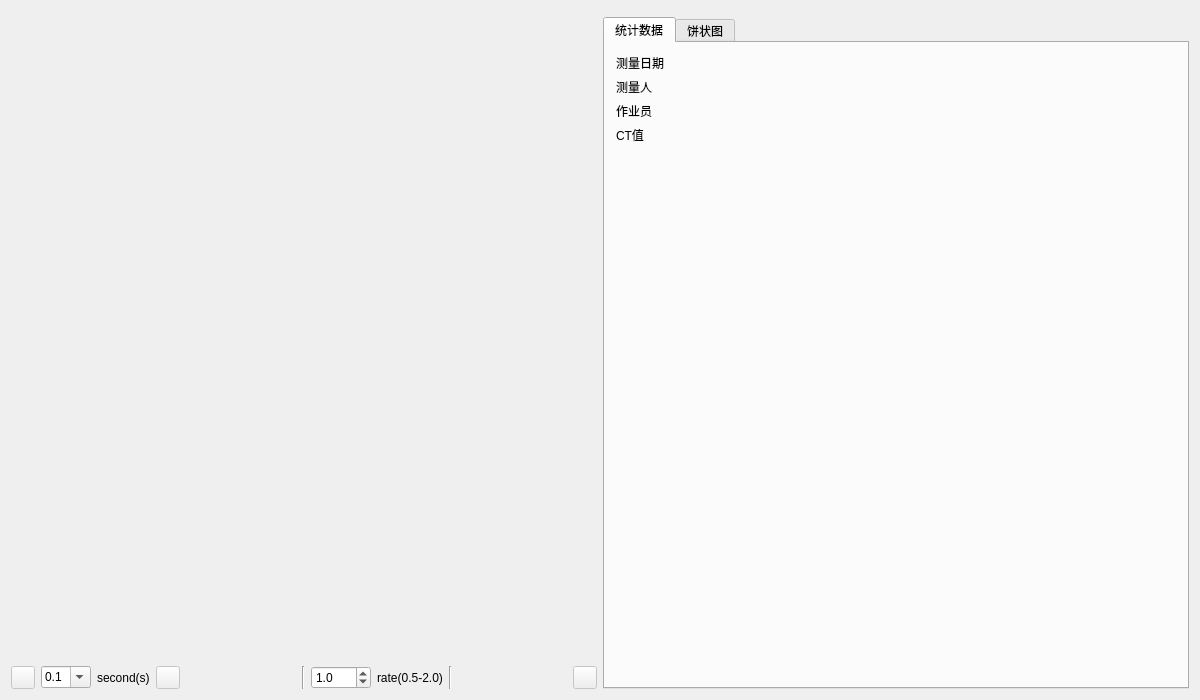
<?xml version="1.0" encoding="UTF-8"?>
<ui version="4.0">
 <class>VideoAnalysis</class>
 <widget class="VideoAnalysis" name="VideoAnalysis">
  <property name="geometry">
   <rect>
    <x>0</x>
    <y>0</y>
    <width>1200</width>
    <height>700</height>
   </rect>
  </property>
  <layout class="QVBoxLayout" name="verticalLayout_3">
   <item>
    <widget class="FormWidget" name="form" native="true"/>
   </item>
   <item>
    <layout class="QHBoxLayout" name="horizontalLayout_4">
     <item>
      <layout class="QVBoxLayout" name="verticalLayout" stretch="1,0">
       <property name="spacing">
        <number>1</number>
       </property>
       <item>
        <widget class="video_widget" name="video_player" native="true"/>
       </item>
       <item>
        <layout class="QHBoxLayout" name="horizontalLayout">
         <property name="sizeConstraint">
          <enum>QLayout::SetMinimumSize</enum>
         </property>
         <item>
          <widget class="QToolButton" name="button_sec_backward">
           <property name="enabled">
            <bool>false</bool>
           </property>
           <property name="text">
            <string/>
           </property>
           <property name="checkable">
            <bool>false</bool>
           </property>
          </widget>
         </item>
         <item>
          <widget class="QComboBox" name="combo_second">
           <property name="sizePolicy">
            <sizepolicy hsizetype="MinimumExpanding" vsizetype="Fixed">
             <horstretch>0</horstretch>
             <verstretch>0</verstretch>
            </sizepolicy>
           </property>
           <property name="maximumSize">
            <size>
             <width>50</width>
             <height>16777215</height>
            </size>
           </property>
           <property name="editable">
            <bool>true</bool>
           </property>
           <item>
            <property name="text">
             <string>0.1</string>
            </property>
           </item>
           <item>
            <property name="text">
             <string>1</string>
            </property>
           </item>
           <item>
            <property name="text">
             <string>10</string>
            </property>
           </item>
          </widget>
         </item>
         <item>
          <widget class="QLabel" name="label">
           <property name="maximumSize">
            <size>
             <width>80</width>
             <height>16777215</height>
            </size>
           </property>
           <property name="text">
            <string>second(s)</string>
           </property>
          </widget>
         </item>
         <item>
          <widget class="QToolButton" name="button_sec_forward">
           <property name="enabled">
            <bool>false</bool>
           </property>
           <property name="toolTip">
            <string>&lt;html&gt;&lt;head/&gt;&lt;body&gt;&lt;p&gt;&lt;br/&gt;&lt;/p&gt;&lt;/body&gt;&lt;/html&gt;</string>
           </property>
           <property name="text">
            <string/>
           </property>
          </widget>
         </item>
         <item>
          <spacer name="horizontalSpacer">
           <property name="orientation">
            <enum>Qt::Horizontal</enum>
           </property>
           <property name="sizeHint" stdset="0">
            <size>
             <width>40</width>
             <height>20</height>
            </size>
           </property>
          </spacer>
         </item>
         <item>
          <widget class="Line" name="line_6">
           <property name="orientation">
            <enum>Qt::Vertical</enum>
           </property>
          </widget>
         </item>
         <item>
          <widget class="QDoubleSpinBox" name="spinbox_rate">
           <property name="minimumSize">
            <size>
             <width>60</width>
             <height>0</height>
            </size>
           </property>
           <property name="maximumSize">
            <size>
             <width>60</width>
             <height>16777215</height>
            </size>
           </property>
           <property name="decimals">
            <number>1</number>
           </property>
           <property name="minimum">
            <double>0.500000000000000</double>
           </property>
           <property name="maximum">
            <double>2.000000000000000</double>
           </property>
           <property name="singleStep">
            <double>0.100000000000000</double>
           </property>
           <property name="value">
            <double>1.000000000000000</double>
           </property>
          </widget>
         </item>
         <item>
          <widget class="QLabel" name="label_2">
           <property name="text">
            <string>rate(0.5-2.0)</string>
           </property>
          </widget>
         </item>
         <item>
          <widget class="Line" name="line">
           <property name="orientation">
            <enum>Qt::Vertical</enum>
           </property>
          </widget>
         </item>
         <item>
          <spacer name="horizontalSpacer_6">
           <property name="orientation">
            <enum>Qt::Horizontal</enum>
           </property>
           <property name="sizeHint" stdset="0">
            <size>
             <width>40</width>
             <height>20</height>
            </size>
           </property>
          </spacer>
         </item>
         <item>
          <widget class="QToolButton" name="button_mark">
           <property name="enabled">
            <bool>false</bool>
           </property>
           <property name="toolTip">
            <string>&lt;html&gt;&lt;head/&gt;&lt;body&gt;&lt;p&gt;标记(Ctrl + M)&lt;/p&gt;&lt;/body&gt;&lt;/html&gt;</string>
           </property>
           <property name="styleSheet">
            <string notr="true"/>
           </property>
           <property name="text">
            <string/>
           </property>
           <property name="icon">
            <iconset>
             <normaloff>../icon/mark.png</normaloff>../icon/mark.png</iconset>
           </property>
          </widget>
         </item>
        </layout>
       </item>
      </layout>
     </item>
     <item>
      <widget class="QTabWidget" name="chart">
       <property name="currentIndex">
        <number>0</number>
       </property>
       <widget class="QWidget" name="stats">
        <attribute name="title">
         <string>统计数据</string>
        </attribute>
        <layout class="QVBoxLayout" name="verticalLayout_2">
         <item>
          <layout class="QHBoxLayout" name="horizontalLayout_2">
           <item>
            <layout class="QGridLayout" name="gridLayout">
             <item row="0" column="0">
              <widget class="QLabel" name="label_5">
               <property name="minimumSize">
                <size>
                 <width>65</width>
                 <height>0</height>
                </size>
               </property>
               <property name="text">
                <string>测量日期</string>
               </property>
              </widget>
             </item>
             <item row="0" column="1">
              <widget class="QLabel" name="measure_date">
               <property name="minimumSize">
                <size>
                 <width>80</width>
                 <height>0</height>
                </size>
               </property>
               <property name="text">
                <string/>
               </property>
              </widget>
             </item>
             <item row="1" column="0">
              <widget class="QLabel" name="label_7">
               <property name="minimumSize">
                <size>
                 <width>65</width>
                 <height>0</height>
                </size>
               </property>
               <property name="text">
                <string>测量人</string>
               </property>
              </widget>
             </item>
             <item row="1" column="1">
              <widget class="QLabel" name="measure_man">
               <property name="minimumSize">
                <size>
                 <width>80</width>
                 <height>0</height>
                </size>
               </property>
               <property name="text">
                <string/>
               </property>
              </widget>
             </item>
             <item row="2" column="0">
              <widget class="QLabel" name="label_9">
               <property name="minimumSize">
                <size>
                 <width>65</width>
                 <height>0</height>
                </size>
               </property>
               <property name="text">
                <string>作业员</string>
               </property>
              </widget>
             </item>
             <item row="2" column="1">
              <widget class="QLabel" name="task_man">
               <property name="minimumSize">
                <size>
                 <width>80</width>
                 <height>0</height>
                </size>
               </property>
               <property name="text">
                <string/>
               </property>
              </widget>
             </item>
             <item row="3" column="0">
              <widget class="QLabel" name="label_10">
               <property name="minimumSize">
                <size>
                 <width>65</width>
                 <height>0</height>
                </size>
               </property>
               <property name="text">
                <string>CT值</string>
               </property>
              </widget>
             </item>
             <item row="3" column="1">
              <widget class="QLabel" name="ct_value">
               <property name="minimumSize">
                <size>
                 <width>80</width>
                 <height>0</height>
                </size>
               </property>
               <property name="text">
                <string/>
               </property>
              </widget>
             </item>
            </layout>
           </item>
           <item>
            <spacer name="horizontalSpacer_2">
             <property name="orientation">
              <enum>Qt::Horizontal</enum>
             </property>
             <property name="sizeHint" stdset="0">
              <size>
               <width>13</width>
               <height>73</height>
              </size>
             </property>
            </spacer>
           </item>
          </layout>
         </item>
         <item>
          <spacer name="verticalSpacer">
           <property name="orientation">
            <enum>Qt::Vertical</enum>
           </property>
           <property name="sizeHint" stdset="0">
            <size>
             <width>20</width>
             <height>166</height>
            </size>
           </property>
          </spacer>
         </item>
        </layout>
       </widget>
       <widget class="QWidget" name="pie">
        <attribute name="title">
         <string>饼状图</string>
        </attribute>
        <layout class="QHBoxLayout" name="horizontalLayout_3" stretch="7,10">
         <property name="spacing">
          <number>0</number>
         </property>
         <property name="leftMargin">
          <number>0</number>
         </property>
         <property name="topMargin">
          <number>0</number>
         </property>
         <property name="rightMargin">
          <number>0</number>
         </property>
         <property name="bottomMargin">
          <number>0</number>
         </property>
         <item>
          <widget class="QtCharts::QChartView" name="efficiency_view"/>
         </item>
         <item>
          <widget class="QtCharts::QChartView" name="operation_type_view"/>
         </item>
        </layout>
       </widget>
      </widget>
     </item>
    </layout>
   </item>
  </layout>
 </widget>
 <layoutdefault spacing="6" margin="11"/>
 <customwidgets>
  <customwidget>
   <class>video_widget</class>
   <extends>QWidget</extends>
   <header>video/video_widget.h</header>
   <container>1</container>
  </customwidget>
  <customwidget>
   <class>VideoAnalysis</class>
   <extends>QWidget</extends>
   <header>video/videotrial/VideoAnalysis.h</header>
   <container>1</container>
  </customwidget>
  <customwidget>
   <class>FormWidget</class>
   <extends>QWidget</extends>
   <header>video/videotrial/FormWidget.h</header>
   <container>1</container>
  </customwidget>
  <customwidget>
   <class>QtCharts::QChartView</class>
   <extends>QGraphicsView</extends>
   <header>QChartView.h</header>
  </customwidget>
 </customwidgets>
 <resources/>
 <connections/>
</ui>
